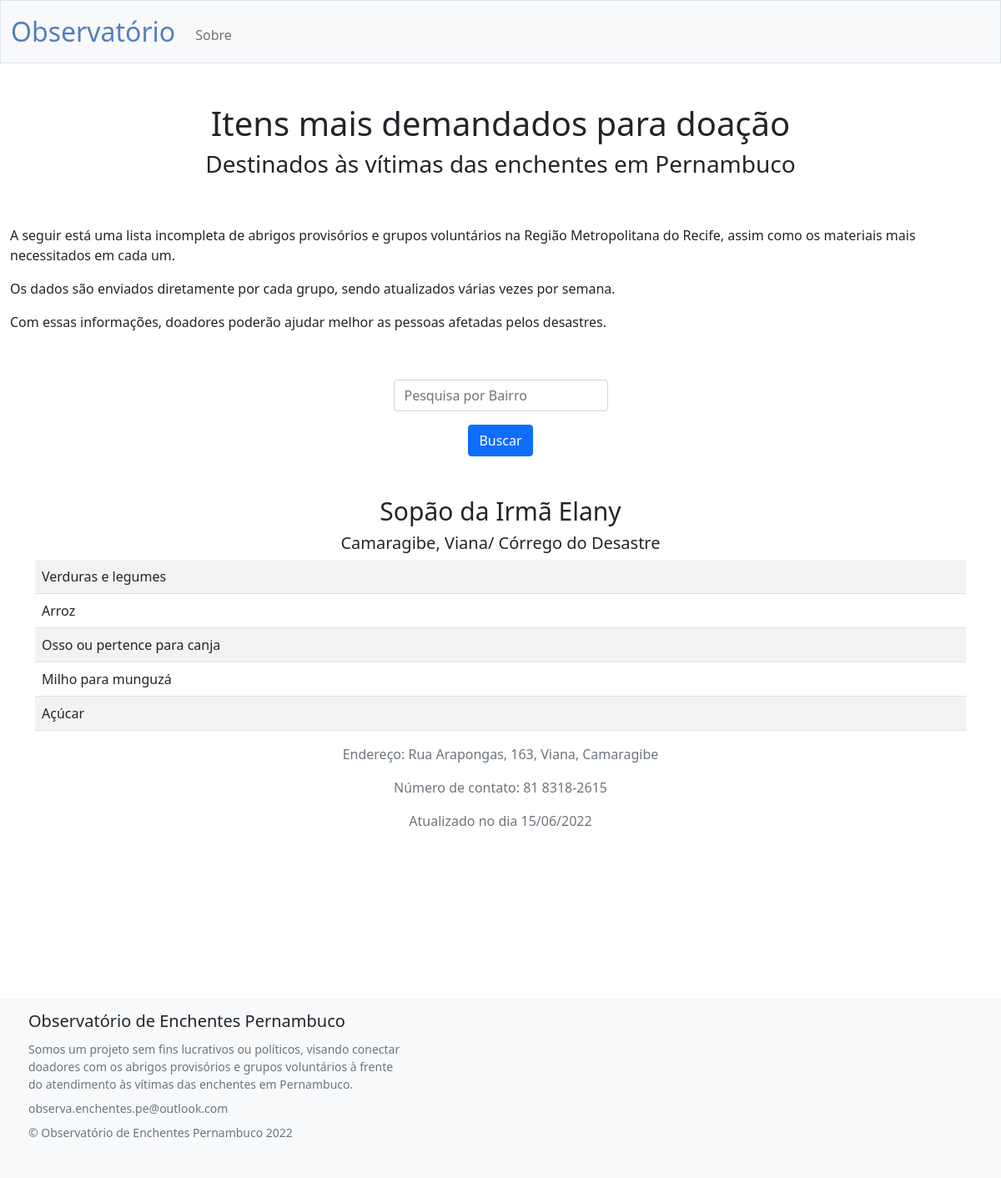
The page / on the database its author committed.
### tables this page shows
CREATE TABLE "demandas"("item1" TEXT NOT NULL,"item2" TEXT,
                                      "item3" TEXT,"item4" TEXT,
                                      "item5" TEXT, "data" DATE, "id_lugar" INTEGER NOT NULL,
                                      FOREIGN KEY(id_lugar) REFERENCES lugares(id));

CREATE TABLE "lugares"("id" INTEGER PRIMARY KEY AUTOINCREMENT NOT NULL,
                                    "nome" TEXT NOT NULL, "cidade" TEXT NOT NULL,
                                    "bairro" TEXT, "endereço" TEXT, "latitude" REAL,
                                    "longitude" REAL, "email" TEXT, "telefone" TEXT);

### app.py (the view)
@app.route("/", methods=["GET", "POST"])
def index():
    if request.method == "POST":
        bairro = request.form.get("bairro")
        lugares = db.execute("SELECT * FROM lugares JOIN demandas ON lugares.id = demandas.id_lugar WHERE bairro = ?", bairro)
        return render_template("index.html", lugares=lugares)
    else:
        lugares = db.execute("SELECT * FROM lugares JOIN demandas ON lugares.id = demandas.id_lugar")
    return render_template("index.html", lugares=lugares)

### templates/index.html (shortened to what this page needs)
{% extends "layout.html" %}
{% block main %}
    <head>
        <link href="/static/styles.css" rel="stylesheet">
        <h1>Itens mais demandados para doação</h1>
    </head>
    <body>
    <h3>Destinados às vítimas das enchentes em Pernambuco</h3>
    <p class = "text-start">
        A seguir está uma lista incompleta de abrigos provisórios e grupos voluntários na Região Metropolitana do Recife, assim como os
        materiais mais necessitados em cada um.
    </p>
    <p class = "text-start">
        Os dados são enviados diretamente por cada grupo, sendo atualizados várias vezes por semana.
    </p>
    <p class = "text-start">
        Com essas informações, doadores poderão ajudar melhor as pessoas afetadas pelos desastres.
    </p>
    <form action="/" method="post">
        <div class="mb-3">
            <input autocomplete="off" autofocus class="form-control mx-auto w-auto" name="bairro" placeholder="Pesquisa por Bairro" type="text">
        </div>
        <button class="btn btn-primary" type="submit">Buscar</button>
    </form>
    <main class = "container py-5 text-center">
            {% for lugar in lugares %}
                <h2 class = "text-center" id = "titulo">{{lugar.nome}}</h2>
                <h3 class = "text-center" id = "bairro">{{lugar.cidade}}, {{lugar.bairro}}</h3>
                <table class = "table table-striped">
                    <tr>
                        <td class = "text-start">{{lugar.item1}}</td>
                    </tr>
                    <tr>
                        <td class = "text-start">{{lugar.item2}}</td>
                    </tr>
                    <tr>
                        <td class = "text-start">{{lugar.item3}}</td>
                    </tr>
                    <tr>
                        <td class = "text-start">{{lugar.item4}}</td>
                    </tr>
                    <tr>
                        <td class = "text-start">{{lugar.item5}}</td>
                    </tr>
                </table>
                <p class = "text-muted">Endereço: {{lugar.endereço}}</p>
                <p class = "text-muted">Número de contato: {{lugar.telefone}}</p>
                <p class = "text-muted">Atualizado no dia {{lugar.data}}</p>
            {% endfor %}
        </body>
    </main>
{% endblock %}

### templates/layout.html (shortened to what this page needs)
<!DOCTYPE html>
<html lang="pt-BR">
    <head>
        <link href="https://cdn.jsdelivr.net/npm/bootstrap@5.1.3/dist/css/bootstrap.min.css" rel="stylesheet">
        <link href="/static/styles.css" rel="stylesheet">
    </head>
    <body>
        <nav class="bg-light border navbar navbar-expand-md navbar-light">
            <div class="container-fluid">
                <a class="navbar-brand" href="/"><span class="blue">Observatório</span></a>
                <div class="collapse navbar-collapse" id="navbar">
                        <ul class="navbar-nav me-auto mt-2">
                            <li class="nav-item"><a class="nav-link" href="/sobre">Sobre</a></li>
                        </ul>
                </div>
            </div>
        </nav>
        <main class="container-fluid py-5 text-center">
            {% block main %}{% endblock %}
        <footer class="bd-footer py-4 py-md-1 mt-5 bg-light">
            <div class="container py-4 py-md-2 px-4 px-md-1">
                <div class="row">
                    <div class="col-lg-5 mb-3">
                        <a class="d-inline-flex align-items-center mb-2 link-dark text-decoration-none" href="/" aria-label="Bootstrap">
                            <span class="fs-5">Observatório de Enchentes Pernambuco</span>
                        </a>
                        <ul class="list-unstyled small text-muted">
                            <li class="mb-2">Somos um projeto sem fins lucrativos ou políticos,
                                visando conectar doadores com os abrigos provisórios e grupos voluntários
                                à frente do atendimento às vítimas das enchentes em Pernambuco.
                            </li>
                            <li class="mb-2">
                                observa.enchentes.pe@outlook.com
                            </li>
                            <li class="mb-2">
                                &copy; Observatório de Enchentes Pernambuco 2022
                            </li>
                        </ul>
                    </div>
                </div>
            </div>
        </footer>
    </body>
</html>

### static/styles.css (style rules this page uses)
nav .navbar-brand { font-size: xx-large; }
nav .navbar-brand .blue { color: #537fbe; }
#titulo { font-size: 30px; }
#bairro { font-size: 20px; }

### rows shown on the page
demandas: nome "Sopão da Irmã Elany", cidade "Camaragibe", bairro "Viana/ Córrego do Desastre", item1 "Verduras e legumes", item2 "Arroz", item3 "Osso ou pertence para canja", item4 "Milho para munguzá", item5 "Açúcar", endereço "Rua Arapongas, 163, Viana, Camaragibe", telefone "81 8318-2615", data "15/06/2022"
